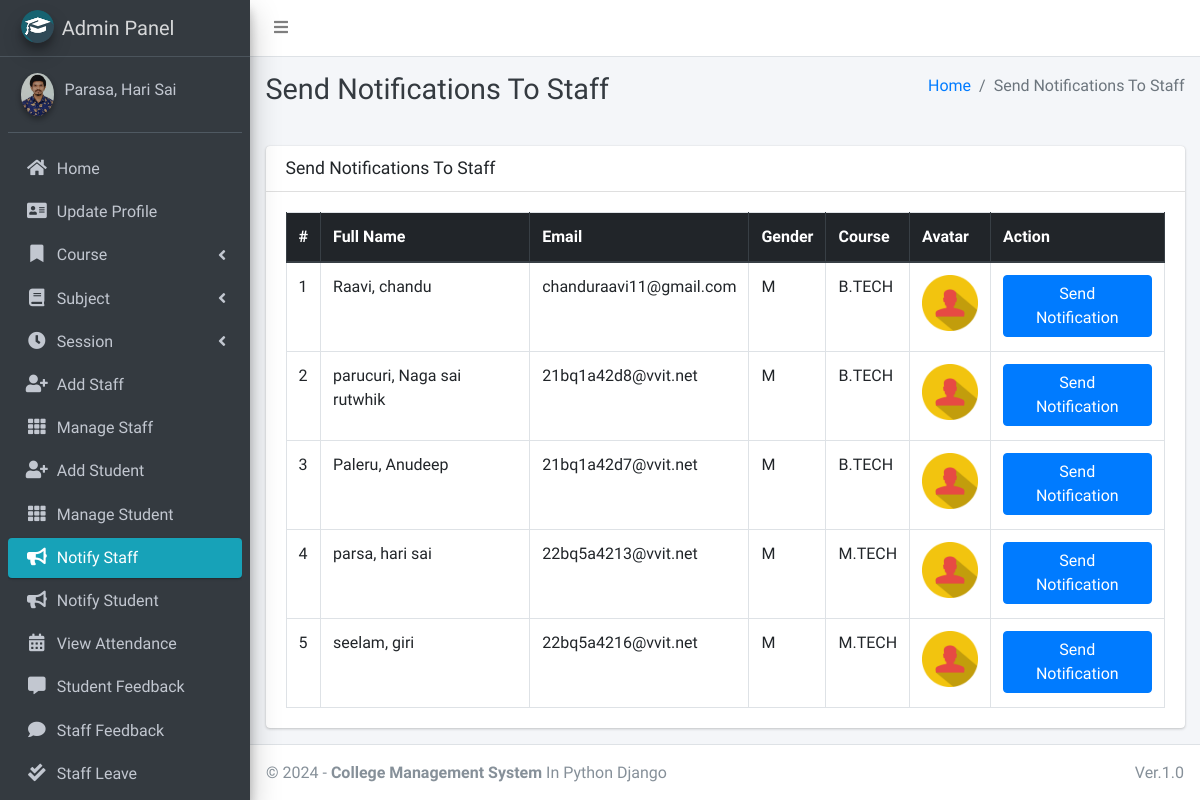
/admin_notify_staff (signed in), run on the app's committed database.
### main_app/models.py (models this page shows, shortened)
class CustomUser(AbstractUser):
    USER_TYPE = ((1, "HOD"), (2, "Staff"), (3, "Student"))
    GENDER = [("M", "Male"), ("F", "Female")]
    username = None  # Removed username, using email instead
    email = models.EmailField(unique=True)
    user_type = models.CharField(default=1, choices=USER_TYPE, max_length=1)
    gender = models.CharField(max_length=1, choices=GENDER)
    profile_pic = models.ImageField()
    address = models.TextField()
    fcm_token = models.TextField(default="")  # For firebase notifications
    created_at = models.DateTimeField(auto_now_add=True)
    updated_at = models.DateTimeField(auto_now=True)
    groups = models.ManyToManyField(
        'auth.Group',
        related_name='customuser_groups',
        blank=True,
        help_text='The groups this user belongs to.',
        verbose_name='groups'
    )
    user_permissions = models.ManyToManyField(
        'auth.Permission',
        related_name='customuser_user_permissions',
        blank=True,
        help_text='Specific permissions for this user.',
        verbose_name='user permissions'
    )
    USERNAME_FIELD = "email"
    REQUIRED_FIELDS = []
    objects = CustomUserManager()
    def __str__(self):
        return self.last_name + ", " + self.first_name

class Staff(models.Model):
    course = models.ForeignKey(Course, on_delete=models.DO_NOTHING, null=True, blank=False)
    admin = models.OneToOneField(CustomUser, on_delete=models.CASCADE)

class Course(models.Model):
    name = models.CharField(max_length=120)
    created_at = models.DateTimeField(auto_now_add=True)
    updated_at = models.DateTimeField(auto_now=True)

### main_app/hod_views.py (the view)
# urls.py: path("admin_notify_staff", hod_views.admin_notify_staff,
def admin_notify_staff(request):
    staff = CustomUser.objects.filter(user_type=2)
    context = {
        'page_title': "Send Notifications To Staff",
        'allStaff': staff
    }
    return render(request, "hod_template/staff_notification.html", context)

### main_app/templates/hod_template/staff_notification.html (shortened to what this page needs)
{% extends 'main_app/base.html' %}
{% load static %}
{% block page_title %}{{page_title}}{% endblock page_title %}
{% block content %}
<section class="content">
    <div class="container-fluid">
        <div class="row">
            <div class="col-md-12">
                <div class="card">
                    <div class="card-header">
                        <h3 class="card-title">{{page_title}}</h3>
                    </div>
                    <div class="card-body">
                        <table id="example2" class="table table-bordered table-hover">
                            <thead class="thead-dark">
                                <tr>
                                    <th>#</th>
                                    <th>Full Name</th>
                                    <th>Email</th>
                                    <th>Gender</th>
                                    <th>Course</th>
                                    <th>Avatar</th>
                                    <th>Action</th>
                                </tr>
                            </thead>
                            <tbody>
                                {% for staff in allStaff %}
                                <tr>
                                    <td>{{ forloop.counter }}</td>
                                    <td>{{staff.last_name}}, {{staff.first_name}}</td>
                                    <td>{{staff.email}}</td>
                                    <td>{{staff.gender}}</td>
                                    <td>{{staff.staff.course.name}}</td>
                                    <td>
                                        {% if staff.profile_pic == ""  %}
                                        No Image
                                        {% else %}
                                        <img class="img img-fluid mb-2" height="56" width="56"
                                            src="{{staff.profile_pic}}" alt="">
                                        {% endif %}
                                    </td>
                                    <td><button data-toggle = "modal" data-target = "#myModal"class="btn btn-primary show_notification" value="{{staff.id}}">Send Notification</button>
                                    </td>
                                </tr>
                                {% endfor %}
                            </tbody>
                        </table>
                    </div>
                </div>
            </div>
        </div>
    </div>
</section>
{% endblock content %}

### main_app/templates/main_app/sidebar_template.html (shortened to what this page needs)
{% load static %}
<aside class="main-sidebar sidebar-dark-info elevation-4">
    {% if request.user.user_type == '1' %}
    <a href="{% url 'admin_home' %}" class="brand-link">
        <img src="{% static 'dist/img/cmsl.png' %} " alt="AdminLTE Logo"
            class="brand-image img-circle elevation-3" >
        <span class="brand-text font-weight-light">Admin Panel</span>
    </a>
    <div class="sidebar">
        <div class="user-panel mt-3 pb-3 mb-3 d-flex">
            <div class="image">
                <img src="{{ request.user.profile_pic}}" class="img-circle elevation-2" alt="User Image">
            </div>
            <div class="info">
                <a href="#" class="d-block">{{user}}</a>
            </div>
        </div>
        <nav class="mt-2">
            <ul class="nav nav-pills nav-sidebar flex-column" data-widget="treeview" role="menu" data-accordion="false">
                <li class="nav-item">
                    {% url 'admin_home' as admin_home %}
                    <a href="{{admin_home}}" class="nav-link {% if admin_home == request.path %} active {% endif %}">
                        <i class="nav-icon fas fa-home"></i>
                        <p>
                            Home
                        </p>
                    </a>
                </li>
                <li class="nav-item">
                    {% url 'admin_view_profile' as admin_view_profile %}
                    <a href="{{admin_view_profile}}"
                        class="nav-link {% if admin_view_profile == request.path %} active {% endif %}">
                        <i class="nav-icon fas fa-address-card"></i>
                        <p>
                            Update Profile
                        </p>
                    </a>
                </li>
                <li class="nav-item has-treeview">
                    <a href="#" class="nav-link">
                        <i class="nav-icon fas fa-bookmark"></i>
                        <p>
                            Course
                            <i class="fas fa-angle-left right"></i>
                        </p>
                    </a>
                </li>
                <li class="nav-item has-treeview">
                    <a href="#" class="nav-link">
                        <i class="nav-icon fas fa-book"></i>
                        <p>
                            Subject
                            <i class="fas fa-angle-left right"></i>
                        </p>
                    </a>
                </li>
                <li class="nav-item has-treeview">
                    <a href="#" class="nav-link">
                        <i class="nav-icon fas fa-clock"></i>
                        <p>
                            Session
                            <i class="fas fa-angle-left right"></i>
                        </p>
                    </a>
                </li>
                <li class="nav-item">
                    {% url 'add_staff' as add_staff %}
                    <a href="{{add_staff}}" class="nav-link {% if add_staff == request.path %} active {% endif %}">
                        <i class="nav-icon fas fa-user-plus"></i>
                        <p>
                            Add Staff
                        </p>
                    </a>
                </li>
                <li class="nav-item">
                    {% url 'manage_staff' as manage_staff %}
                    {% url 'edit_staff' staff_id as edit_staff %}
                    <a href="{{manage_staff}}"
                        class="nav-link {% if manage_staff == request.path or request.path == edit_staff %} active {% endif %}">
                        <i class="nav-icon fas fa-th"></i>
                        <p>
                            Manage Staff
                        </p>
                    </a>
                </li>
                <li class="nav-item">
                    {% url 'add_student' as add_student%}
                    <a href="{{add_student}}" class="nav-link  {% if add_student == request.path %} active {% endif %}">
                        <i class="nav-icon fas fa-user-plus"></i>
                        <p>
                            Add Student
                        </p>
                    </a>
                </li>
                <li class="nav-item">
                    {% url 'manage_student' as manage_student %}
                    {% url 'edit_student' student_id as edit_student %}
                    <a href="{{manage_student}}"
                        class="nav-link  {% if edit_student == request.path or manage_student == request.path %} active {% endif %}">
                        <i class="nav-icon fas fa-th"></i>
                        <p>
                            Manage Student
                        </p>
                    </a>
                </li>
                <li class="nav-item">
                    {% url 'admin_notify_staff' as admin_notify_staff %}
                    <a href="{{admin_notify_staff}}"
                        class="nav-link {% if admin_notify_staff == request.path %} active {% endif %}">
                        <i class="nav-icon fas fa-bullhorn"></i>
                        <p>
                            Notify Staff
                        </p>
                    </a>
                </li>
                <li class="nav-item">
                    {% url 'admin_notify_student' as admin_notify_student %}
                    <a href="{{admin_notify_student}}"
                        class="nav-link {% if admin_notify_student == request.path %} active {% endif %}">
                        <i class="nav-icon fas fa-bullhorn"></i>
                        <p>
                            Notify Student
                        </p>
                    </a>
                </li>
                <li class="nav-item">
                    {% url 'admin_view_attendance' as admin_view_attendance %}
                <li class="nav-item">
                    <a href="{{admin_view_attendance}}"
                        class="nav-link  {% if admin_view_attendance == request.path %} active {% endif %}">
                        <i class="nav-icon fas fa-calendar-alt"></i>
                        <p>
                            View Attendance
                        </p>
                    </a>
                </li>
                <li class="nav-item">
                    {% url 'student_feedback_message' as student_feedback_message %}
                    <a href="{{ student_feedback_message }}"
                        class="nav-link  {% if student_feedback_message == request.path %} active {% endif %}">
                        <i class="nav-icon fas fa-comment-alt"></i>
                        <p>
                            Student Feedback
                        </p>
                    </a>
                </li>
                <li class="nav-item">
                    {% url 'staff_feedback_message' as staff_feedback_message %}
                    <a href="{{staff_feedback_message}}"
                        class="nav-link   {% if staff_feedback_message == request.path %} active {% endif %}">
                        <i class="nav-icon fas fa-comment"></i>
                        <p>
                            Staff Feedback
                        </p>
                    </a>
                </li>
                <li class="nav-item">
                    {% url 'view_staff_leave' as view_staff_leave %}
                    <a href="{{view_staff_leave}}"
                        class="nav-link  {% if view_staff_leave == request.path %} active {% endif %}">
                        <i class="nav-icon fas fa-check-double"></i>
                        <p>
                            Staff Leave
                        </p>
                    </a>
                </li>
                                        {% endif %}
                                    </ul>
                                </nav>
                            </div>
</aside>

### data on the page
CustomUser: last_name+first_name "Parasa, Hari Sai"
CustomUser: last_name "Raavi", first_name "chandu", email "chanduraavi11@gmail.com", gender "M", staff.course.name "B.TECH", profile_pic (picture)
CustomUser: last_name "parucuri", first_name "Naga sai rutwhik", email "21bq1a42d8@vvit.net", gender "M", staff.course.name "B.TECH", profile_pic (picture)
CustomUser: last_name "Paleru", first_name "Anudeep", email "21bq1a42d7@vvit.net", gender "M", staff.course.name "B.TECH", profile_pic (picture)
CustomUser: last_name "parsa", first_name "hari sai", email "22bq5a4213@vvit.net", gender "M", staff.course.name "M.TECH", profile_pic (picture)
CustomUser: last_name "seelam", first_name "giri", email "22bq5a4216@vvit.net", gender "M", staff.course.name "M.TECH", profile_pic (picture)

### other printed values
{{ page_title }} "Send Notifications To Staff"
